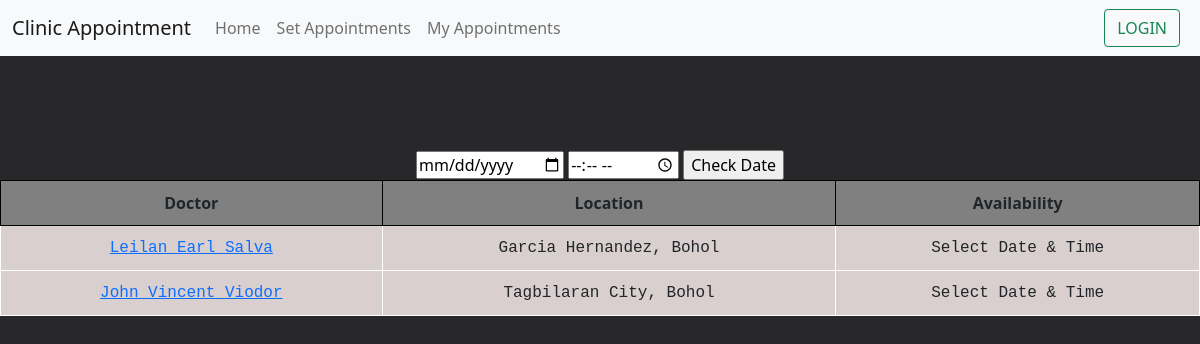
/appointment.php, run on the app's committed database.
### tables this page shows
CREATE TABLE `doctor` (
  `doctor_id` int(11) NOT NULL,
  `doctor_name` varchar(255) NOT NULL,
  `doctor_location` varchar(255) NOT NULL
);

### doctorAvailability.form.php (the view)
<tr>
    <td><a href="#"><?php echo $result['doctor_name']?></a></td>
    <td colspan="2"><?php echo $result['doctor_location']?></td>
    <?php if (empty($date) OR empty($time)){ ?>
        <td>Select Date & Time</td>
    <?php }else if(isset($_POST['check'])){
        $dId = $result['doctor_id'];
        $doctor = $result['doctor_name'];
        $location = $result['doctor_location'];
        $sql = "SELECT * FROM appointments WHERE doctor_id='$dId' AND appt_date='$date' AND appt_time='$time'";
        $appointments = mysqli_query($conn, $sql);
        $check = mysqli_num_rows($appointments);
        if($check < 1){?>
            <td>
                <button name="btn" type="submit" class="btn btn-outline-primary me-2" data-bs-toggle="modal" data-bs-target="#setAppointment<?php echo $dId ?>">Available</button>
            </td>
            <form method="POST">
                <div class="modal fade" id="setAppointment<?php echo $dId ?>" data-bs-backdrop="static" data-bs-keyboard="false" tabindex="-1" aria-labelledby="setAppointmentLabel" aria-hidden="true">
                    <input type="hidden" name="date" value="<?php echo $date ?>">
                    <input type="hidden" name="time" value="<?php echo $time ?>">
                    <input type="hidden" name="location" value="<?php echo $location ?>">
                    <input type="hidden" name="dId" value="<?php echo $dId ?>">
                    <div class="modal-dialog">
                        <div class="modal-content">
                        <div class="modal-header">
                            <h5 class="modal-title" id="setAppointmentLabel">Set Appointment</h5>
                            <button type="button" class="btn-close" data-bs-dismiss="modal" aria-label="Close"></button>
                        </div>
                        <div class="modal-body">
                            <div class="mb-3">
                                <label class="form-label">Set Appointment this <?php echo date("M jS, Y", strtotime($date)); ?> at <?php echo $time ?> for Dr. <?php echo $doctor ?></label>
                            </div>
                            <div class="mb-3">
                                <label for="exampleInputEmail1" class="form-label">Reason for Appointment</label>
                                <input type="text" name="reason" required="required" class="form-control" id="exampleInputEmail1" aria-describedby="emailHelp" placeholder="e.g. checkup">
                            </div>
                            <div class="d-grid gap-2">
                                <button class="btn btn-primary" name="set">Set</button>
                            </div>
                        </div>
                        </div>
                    </div>
                </div>
            </form>
    <?php }else { ?>
        <td><p>Not Available</p></td>
    <?php } }?>
</tr>

### appointment.php (shortened to what this page needs)
<?php
$date = "";
$time = "";
include_once 'header.php';
?>
<body>
  <center>
  <form method="post">
    <input type="date" name="date" id="date" value="<?php echo $date ?>">
    <input type="time" min="08:00" max="18:00" step="1800" name="time" id="time" value="<?php echo $time ?>">
    <input type="submit" value="Check Date" name="check">
  </form>
  </center>
  <table>
		<tr>
			<th>Doctor</th>
			<th colspan="2">Location</th>
      <th>Availability</th>
		</tr>
			<?php
				include_once 'server.inc.php';
				$query = "SELECT * FROM doctor";
				$results = mysqli_query($conn, $query);
				foreach ($results as $result) :
          include('doctorAvailability.form.php');
				endforeach ?>
	</table>
</body>
</html>

### style.css (style rules this page uses)
body { top: 150px; height: auto; position: absolute; width: 100%; background-color: rgb(40, 40, 43); }
table { width: 100%; height: 100%; margin: auto; }
table, th, td { padding: 10px; text-align: center; border: 1px solid black; border-collapse: collapse; overflow: hidden; }
th { background-color: gray; }
td { font-family: 'Courier New', Courier, monospace; border: 1px solid white; background-color: rgb(218, 207, 207); }

### data on the page
doctor: doctor_name "Leilan Earl Salva", doctor_location "Garcia Hernandez, Bohol"
doctor: doctor_name "John Vincent Viodor", doctor_location "Tagbilaran City, Bohol"
